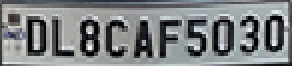
#> input picture car_plate.png, 146 x 33 px (shown 2 times larger)
$ jupyter execute --allow-errors model.ipynb
#> lines starting #> are read from the running program, lines starting #| are printed output that depends on the picture; after the words box and inside, x2 and y2 are one past the last pixel; in counts of white or black regions, pixels touching at a corner belong together
#> further down, img is the input picture: shape (33, 146, 3); mean B, G, R 130.4, 128.6, 125
[cell 1]
import matplotlib.pyplot as plt
import numpy as np
import cv2
import tensorflow as tf
from tensorflow.keras.preprocessing.image import ImageDataGenerator
from tensorflow.keras.models import Sequential
from tensorflow.keras.layers import Dense, Flatten, MaxPooling2D, Dropout, Conv2D
from tensorflow.keras.optimizers import Adam
import datetime

**Match contours to license plate or character template**

[cell 2]
def find_contours(dimensions, img):
    cntrs, _ = cv2.findContours(img.copy(), cv2.RETR_TREE, cv2.CHAIN_APPROX_SIMPLE)

    lower_width, upper_width, lower_height, upper_height = dimensions

    cntrs = sorted(cntrs, key=cv2.contourArea, reverse=True)[:15]

    ii = cv2.imread('contour.jpg')

    x_cntr_list = []
    target_contours = []
    img_res = []

    for cntr in cntrs:
        intX, intY, intWidth, intHeight = cv2.boundingRect(cntr)

        if lower_width < intWidth < upper_width and lower_height < intHeight < upper_height:
            x_cntr_list.append(intX)

            char_copy = np.zeros((44, 24))
            char = img[intY:intY + intHeight, intX:intX + intWidth]
            char = cv2.resize(char, (20, 40))

            cv2.rectangle(ii, (intX,intY), (intWidth + intX, intY + intHeight), (50, 21, 200), 2)
            plt.imshow(ii, cmap='gray')

            char = cv2.subtract(255, char)

            char_copy[2:42, 2:22] = char
            char_copy[0:2, :] = 0
            char_copy[:, 0:2] = 0
            char_copy[42:44, :] = 0
            char_copy[:, 22:24] = 0

            img_res.append(char_copy)

    plt.show()

    indices = sorted(range(len(x_cntr_list)), key=lambda k: x_cntr_list[k])
    img_res_copy = [img_res[idx] for idx in indices]

    return np.array(img_res_copy)

**Find characters in the resulting images**

[cell 3]
def segment_characters(image):
    img_lp = cv2.resize(image, (333, 75))
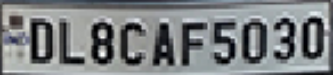
#> img_lp: shape (75, 333, 3); mean B, G, R 130.4, 128.5, 124.9
    img_gray_lp = cv2.cvtColor(img_lp, cv2.COLOR_BGR2GRAY)
    _, img_binary_lp = cv2.threshold(img_gray_lp, 200, 255, cv2.THRESH_BINARY + cv2.THRESH_OTSU)
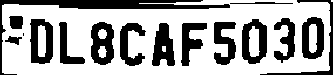
#> img_binary_lp: shape (75, 333); 66.1% white; 16 black regions (1 under 20 px), largest, box (x1, y1, x2, y2) and area: (0, 0, 230, 75) 1701, (91, 22, 114, 65) 702, (30, 19, 53, 64) 691
    img_binary_lp = cv2.erode(img_binary_lp, (3,3))
#> img_binary_lp: shape (75, 333); 62.9% white; 15 black regions (1 under 20 px), largest, box (x1, y1, x2, y2) and area: (0, 0, 293, 75) 2144, (91, 22, 114, 66) 747, (30, 19, 53, 65) 723
    img_binary_lp = cv2.dilate(img_binary_lp, (3,3))
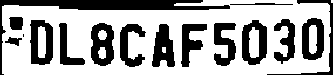
#> img_binary_lp: shape (75, 333); 65.4% white; 16 black regions (1 under 20 px), largest, box (x1, y1, x2, y2) and area: (0, 0, 230, 75) 1922, (91, 23, 114, 66) 703, (30, 20, 53, 65) 691

    LP_WIDTH = img_binary_lp.shape[0]
#> LP_WIDTH = 75
    LP_HEIGHT = img_binary_lp.shape[1]
#> LP_HEIGHT = 333

    img_binary_lp[0:3,:] = 255
    img_binary_lp[:,0:3] = 255
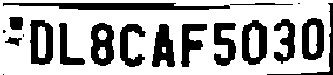
#> img_binary_lp: shape (75, 333); 68.9% white; 19 black regions (4 under 20 px), largest, box (x1, y1, x2, y2) and area: (3, 3, 230, 10) 1149, (91, 23, 114, 66) 703, (30, 20, 53, 65) 691
    img_binary_lp[72:75,:] = 255
    img_binary_lp[:,330:333] = 255
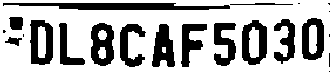
#> img_binary_lp: shape (75, 333); 70.1% white; 22 black regions (8 under 20 px)

    dimensions = [LP_WIDTH / 6,
                  LP_WIDTH / 2,
                  LP_HEIGHT / 10,
                  2 * LP_HEIGHT / 3]
#> dimensions = [12.5, 37.5, 33.3, 222]

    plt.imshow(img_binary_lp, cmap='gray')
    plt.show()

    cv2.imwrite('contour.jpg', img_binary_lp)

    return find_contours(dimensions, img_binary_lp)
#> in find_contours, `cntrs, _ = cv2.findContours(img.copy(), cv2.RETR_TREE, cv2.CHAIN_APPRO..`: cntrs = 29 contours, 8 with area under 20; largest, box (x1, y1, x2, y2) and area: (0, 0, 333, 75) 24568, (2, 2, 231, 11) 1382, (241, 19, 268, 66) 1012, (29, 19, 54, 66) 993, (90, 22, 115, 67) 907
#> in find_contours, `cntrs = sorted(cntrs, key=cv2.contourArea, reverse=True)[:15]`: cntrs = 15 contours; largest, box (x1, y1, x2, y2) and area: (0, 0, 333, 75) 24568, (2, 2, 231, 11) 1382, (241, 19, 268, 66) 1012, (29, 19, 54, 66) 993, (90, 22, 115, 67) 907
#> the loop in find_contours, `for cntr in cntrs:` made 15 passes
#> (intX, intY, intWidth, intHeight) on passes 2 to 13: (2, 2, 229, 9), (241, 19, 27, 47), (29, 19, 25, 47), (90, 22, 25, 45), (301, 17, 24, 44), (151, 23, 25, 45), (213, 22, 24, 45), (119, 23, 28, 45), (180, 23, 28, 45), (273, 18, 23, 47), (58, 22, 28, 44), (249, 27, 10, 31)
#> (cntr, intX, intY, intWidth, intHeight) on pass 1: ([[0, 0], [0, 74], [332, 74], [332, 0]], 0, 0, 333, 75)
#> pass 3, in find_contours, `char = cv2.subtract(255, char)`:
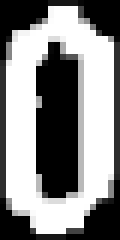
#> char: shape (40, 20) (shown 6 times larger); min 0, max 255, mean 136
#> after the loop in find_contours, `for cntr in cntrs:`:
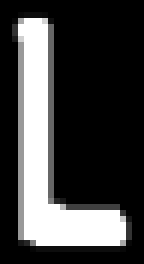
#> char_copy: shape (44, 24) float64 (shown 6 times larger); min 0, max 255, mean 65.2
#> after the loop in find_contours, `for cntr in cntrs:`:
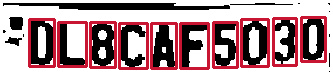
#> ii: shape (75, 333, 3); mean B, G, R 146.8, 141.9, 172.2
#> after the loop in find_contours, `for cntr in cntrs:`: img_res = 10 items; x_cntr_list = [241, 29, 90, 301, 151, 213, 119, 180, 273, 58]
#> in find_contours, `plt.show()`:
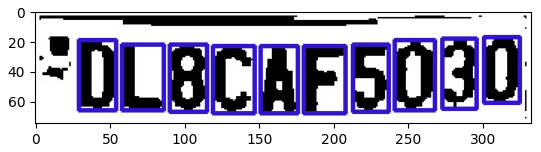
#> figure drawn by matplotlib, 1 panel; B, G, R data is drawn as R, G, B
#> in find_contours, `indices = sorted(range(len(x_cntr_list)), key=lambda k: x_cntr_list[k])`: indices = [1, 9, 2, 6, 4, 7, 5, 0, 8, 3]
#> in find_contours, `img_res_copy = [img_res[idx] for idx in indices]`: img_res_copy = 10 items

# Load image and segment characters
img = cv2.imread('car_plate.png')
char_list = segment_characters(img)

# Display segmented characters
for i in range(len(char_list)):
    plt.subplot(1, len(char_list), i + 1)
    plt.imshow(char_list[i], cmap='gray')
    plt.axis('off')
#> this loop made 10 passes
plt.show()
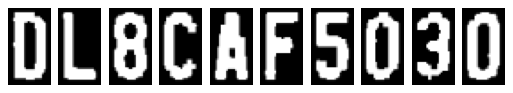
#> figure drawn by matplotlib, 10 panels

**Prepare data generators for training and validation sets**

#> (a cell that did not finish here is left out)

**Set up TensorBoard logging**

[cell 5]
log_dir="logs/fit/" + datetime.datetime.now().strftime("%Y%m%d-%H%M%S")
#> (the rest of this cell did not finish here and is left out)

#> (a cell that did not finish here is left out)

[cell 7]
def fix_dimension(img):
    # Ensure the image has 3 channels (RGB)
    if len(img.shape) == 2:  # If grayscale, convert to RGB
        img = cv2.cvtColor(img, cv2.COLOR_GRAY2BGR)
    elif img.shape[2] == 1:  # If single channel, convert to RGB
        img = cv2.cvtColor(img, cv2.COLOR_GRAY2BGR)
    return img

def show_results(model):
    dic = {i: c for i, c in enumerate('0123456789ABCDEFGHIJKLMNOPQRSTUVWXYZ')}

    output = []

    for ch in char_list:
        # Convert to uint8 if necessary
        if ch.dtype != np.uint8:
            ch = ch.astype(np.uint8)

        img_ = cv2.resize(ch, (28, 28))
        img_reshaped = fix_dimension(img_)
        img_reshaped = img_reshaped.reshape(1, 28, 28, 3)

        # Update to use model.predict() instead of predict_classes()
        y_pred_probabilities = model.predict(img_reshaped)
        y_ = np.argmax(y_pred_probabilities)  # Get the index of the highest probability

        character = dic[y_]
        output.append(character)

    plate_number = ''.join(output)

    return plate_number, output  # Return both plate number and predicted characters

# Load image and segment characters
img = cv2.imread('car_plate.png')
char_list = segment_characters(img)
#> in find_contours (call 2), `cntrs, _ = cv2.findContours(img.copy(), cv2.RETR_TREE, cv2.CHAIN_APPRO..`: cntrs = 29 contours, 8 with area under 20; largest, box (x1, y1, x2, y2) and area: (0, 0, 333, 75) 24568, (2, 2, 231, 11) 1382, (241, 19, 268, 66) 1012, (29, 19, 54, 66) 993, (90, 22, 115, 67) 907
#> in find_contours (call 2), `cntrs = sorted(cntrs, key=cv2.contourArea, reverse=True)[:15]`: cntrs = 15 contours; largest, box (x1, y1, x2, y2) and area: (0, 0, 333, 75) 24568, (2, 2, 231, 11) 1382, (241, 19, 268, 66) 1012, (29, 19, 54, 66) 993, (90, 22, 115, 67) 907
#> the loop in find_contours (call 2), `for cntr in cntrs:` made 15 passes

# Display segmented characters
for i in range(len(char_list)):
    plt.subplot(1, len(char_list), i + 1)
    plt.imshow(char_list[i], cmap='gray')
    plt.axis('off')
plt.show()

# Assuming 'model' is already defined and loaded
#> (the rest of this cell did not finish here and is left out)
